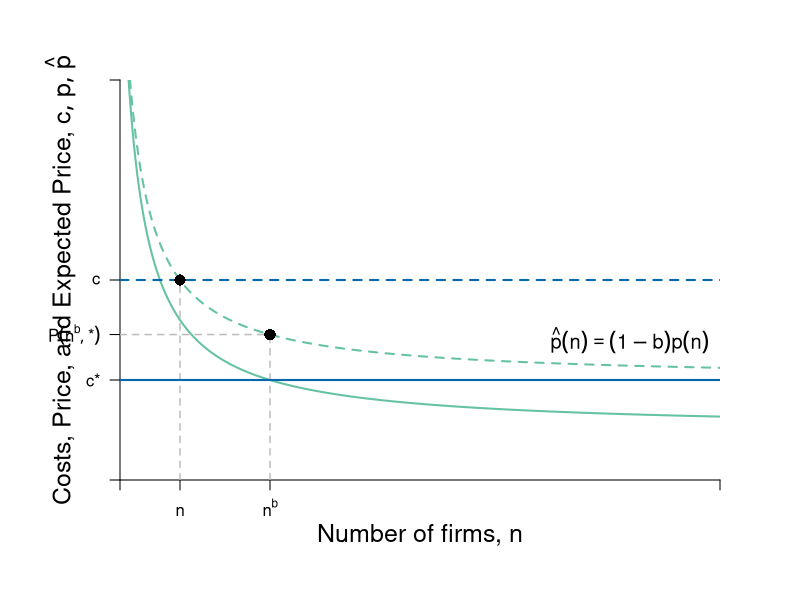

Source code (R):
require(shape)
pdf(file = "competitionmarkets/LRn_Dec_Costs.pdf", width = 9, height = 7)

#Set parameters for graphics
axislabelsize <- 1.5
labelsize <- 1.2
graphlinewidth <- 2
segmentlinewidth <- 1.5

COL <- c("#7fc97f", "#beaed4", "#fdc086", "#ffff99", "#386cb0", "#f0027f", "#bf5b17", "#666666")
COLA <- c("#e0f3db", "#99d8c9","#66c2a4","#41ae76", "#238b45", "#005824")
COLB <- c("#c6dbef", "#4eb3d3", "#2b8cbe", "#0868ac","#084081")
COLC <- c("#fcfbfd", "#efedf5", "#dadaeb", "#bcbddc", "#9e9ac8", "#807dba", "#6a51a3", "#54278f", "#3f007d")

par(mar =  c(6, 6, 4, 4))

# Levels for the barriers to entry specified here
barriers <- c(0.2, 0.5, 0.71)
# Cost Levels
costs <- c(5, 10)

Profit <- function(n, pbar = 60, c = costs[2], beta = 0.5) {
  (pbar - c)^2 / (((n + 1)^2)*beta)
}

totaln <- function(pi, pbar = 60, c = costs[2], beta = 0.5){
  (pbar - c)/(sqrt(pi*beta)) - 1
}

cournotPrice <- function(n, pbar = 60, c = costs[2]) {
  c + (1/(n+1))*(pbar - c)
}

# Barriers to entry
bte <- function(n, b = 0) {
  cournotPrice(n)*(1-b)
}

# Hack function that gets around nested function scope error 
bte_unnested <- function(n, pbar = 60, c, b = 0){
  (c + (1/(n+1))*(pbar - c))*(1 - b)
}



nstar <- function(b, pbar = 60, c = costs[2]){
  (pbar*(1 - b) - c) / (b*c)
}

xlims <- c(0, 40) 
ylims <- c(0, 20)

plot(0, 0, xlim = xlims, ylim = ylims, type = "n",
     xlab = expression(paste("")),
     ylab = expression(paste("")), 
     xaxt = "n", 
     yaxt = "n", 
     cex.lab = axislabelsize, 
     bty = "n",
     xaxs="i", 
     yaxs="i")

ticksy <- c(0, costs[1], bte(n = nstar(b = barriers[2], c = costs[1]), b = barriers[2]), costs[2], ylims[2])
# Asterik needs to be fixed
ylabels <- c(NA, expression(paste(c,"*")), expression(paste(P(n**b, "*"))), expression(c), NA) 
ticksx <- c(0, nstar(b = barriers[2]), nstar(b = barriers[2], c = costs[1]), xlims[2])
xlabels <- c(NA, expression(paste(n)), expression(paste(n**b)), NA)

axis(1, at = ticksx, pos = 0, labels = xlabels)
axis(2, at = ticksy, pos = 0, labels = ylabels, las = 1)

npts <- 500 
xx1 <- seq(xlims[1], xlims[2], length.out = npts)

# Lines for barrier graph
#lines(xx1, bte(n = xx1, b = barriers[3]), col = COLA[3], lty = 2, lwd = segmentlinewidth)
#lines(xx1, bte(n = xx1, b = barriers[2]), col = COLA[3], lty = 2, lwd = segmentlinewidth)

# P(n^b)
lines(xx1, bte(n = xx1, b = barriers[2]), col = COLA[3], lty = 2, lwd = graphlinewidth) 
# P(n^{br})
lines(xx1, bte_unnested(n = xx1, c = costs[1], b = barriers[2]), col = COLA[3], lty = 1, lwd = graphlinewidth) 

#Label axes
mtext(expression(paste("Number of firms, ", n)), side=1, line = 2.5, cex = axislabelsize)
text(-4, 0.5*ylims[2], expression(paste("Costs, Price, and Expected Price, ", list(c, p, hat(p)) )), xpd = TRUE, cex = axislabelsize, srt = 90) 

#Arrows(18, 6.8, 18, 4.5, col = "black", lty = 1, code = 2, lwd = 2, arr.type = "triangle", arr.lwd = 0.5)
# text(16, 5.75, expression(paste("Decrease in ", rho)), cex = labelsize)


#text(5, 11, expression(paste(c)), cex = labelsize)
# text(19, 4.4, expression(paste(rho[1])), cex = labelsize)

#Arrows(4, 9, 7.8, 9, col = "black", lty = 1, code = 2, lwd = 2, arr.type = "triangle", arr.lwd = 0.5)
# text(5.7, 10, expression(paste("Decrease in ", c)), cex = labelsize)

#text(34, 12, expression(paste(p(n))), cex = labelsize)
text(34, 7, expression(paste(hat(p)*(n) == (1-b)*p(n) )), cex = labelsize)

#line for the marginal cost
segments(0, 10, xlims[2], 10, 
         lty = 2, col = COLB[4], lwd = graphlinewidth
         )

segments(nstar(b = barriers[2]), 0, nstar(b = barriers[2]), bte(n = nstar(b = barriers[2]), b = barriers[2]),
         lty = 2, col = "gray", lwd = segmentlinewidth
         )

segments(nstar(b = barriers[2], c = costs[1]), 0, nstar(b = barriers[2], c = costs[1]), bte(n = nstar(b = barriers[2], c = costs[1]), b = barriers[2]),
         lty = 2, col = "gray", lwd = segmentlinewidth
         )

segments(0, bte(n = nstar(b = barriers[2], c = costs[1]), b = barriers[2]), nstar(b = barriers[2], c = costs[1]), bte(n = nstar(b = barriers[2], c = costs[1]), b = barriers[2]),
         lty = 2, col = "grey", lwd = segmentlinewidth
         )

segments(0, 5, xlims[2], 5, lty = 1, col = COLB[4] , lwd = graphlinewidth)


#This should probably have a loop, but I haven't worked it out. 
points(nstar(b = barriers[2], c = costs[2]), bte(n = nstar(b = barriers[2], c = costs[2]), b = barriers[2]),
       pch = 16, col = "black", cex = 1.5
       )

points(nstar(b = barriers[2], c = costs[1]), bte(n = nstar(b = barriers[2], c = costs[1]), b = barriers[2]), 
       pch = 16, col = "black", cex = 1.5
       )
# points(nstar(b = barriers[3]), bte(n = nstar(b = barriers[3]), b = barriers[3]), pch = 16, col = "black", cex = 1.5)


dev.off()
